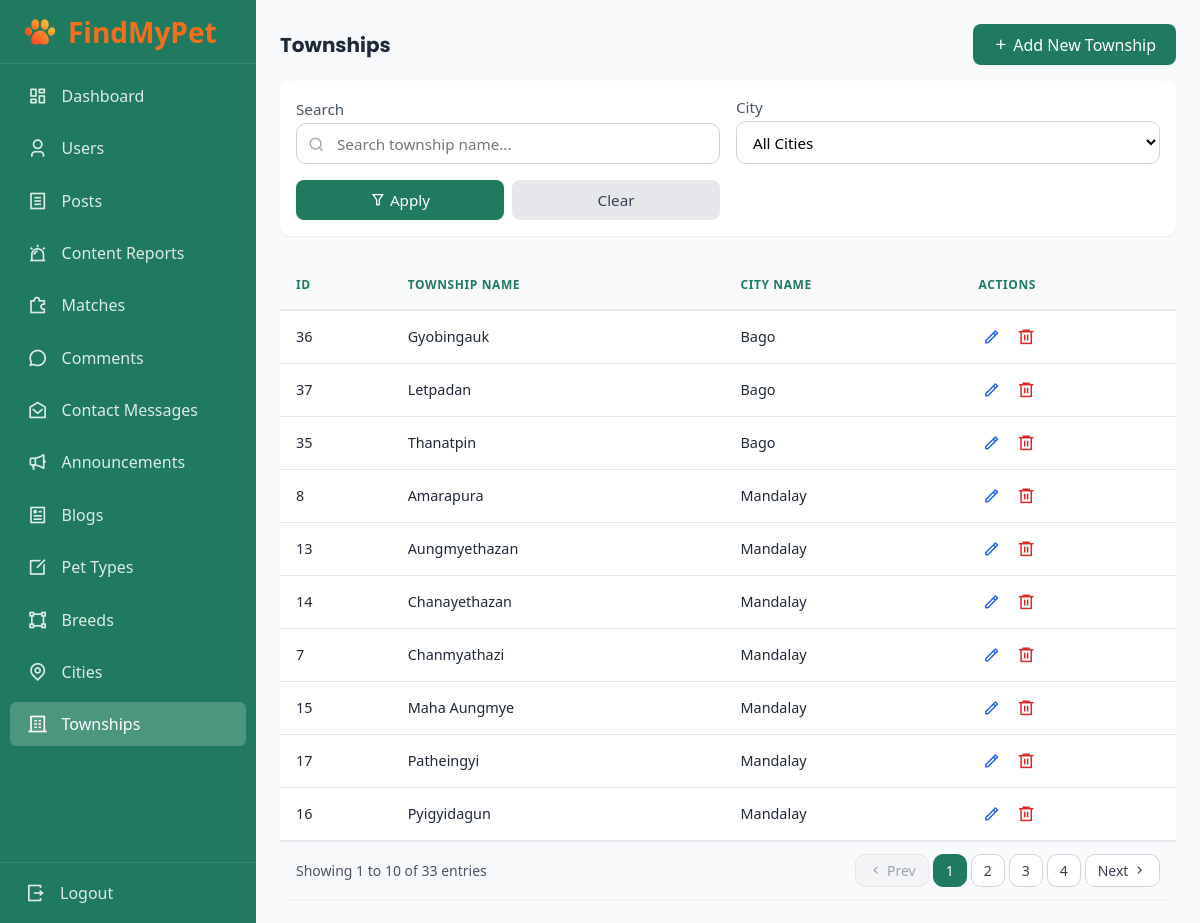
The app's page /admin/townships.php (signed in) with its own data.
### tables this page shows
CREATE TABLE `township` (
  `id` int(11) NOT NULL,
  `city_id` int(11) NOT NULL,
  `township_name` varchar(150) NOT NULL
);

CREATE TABLE `city` (
  `id` int(11) NOT NULL,
  `city_name` varchar(150) NOT NULL
);

### admin/townships.php (the view, shortened to what this page needs)
<?php
require_once "../database/functions.php";
$search = isset($_GET['search']) ? trim($_GET['search']) : '';
$filterCity = $_GET['city_id'] ?? '';
$perPage = 10;
$currentPage = isset($_GET['page']) && is_numeric($_GET['page']) && $_GET['page'] > 0 ? (int)$_GET['page'] : 1;
$offset = ($currentPage - 1) * $perPage;
$totalRecords = getFilteredTownshipsCount($pdo, $search, $filterCity);
$totalPages = ceil($totalRecords / $perPage);
$townships = getFilteredTownships($pdo, $search, $filterCity, $perPage, $offset);
?>
<!DOCTYPE html>
<html lang="en">
<head>
    <link rel="stylesheet" href="../assets/css/style.css">
    <link rel="stylesheet" href="../assets/css/admin.css">
    <link href="https://cdn.jsdelivr.net/npm/remixicon@4.9.0/fonts/remixicon.css" rel="stylesheet" />
</head>
<body class="admin-body">
    <aside id="sidebar">
        <div>
            <div class="logo-container">
                <img src="../uploads/logo.png" alt="Logo" class="sidebar-logo">
                <span>FindMyPet</span>
            </div>
        </div>
        <nav>
            <a href="dashboard.php" class="admin-sidebar-link">
                <i class="ri-dashboard-line"></i>
                <span>Dashboard</span>
            </a>
            <a href="users.php" class="admin-sidebar-link">
                <i class="ri-user-3-line"></i>
                <span>Users</span>
            </a>
            <a href="posts.php" class="admin-sidebar-link">
                <i class="ri-file-list-line"></i>
                <span>Posts</span>
            </a>
            <a href="reports.php" class="admin-sidebar-link">
                <i class="ri-alarm-warning-line"></i>
                <span>Content Reports</span>
            </a>
            <a href="matches.php" class="admin-sidebar-link">
                <i class="ri-puzzle-2-line"></i>
                <span>Matches</span>
            </a>
            <a href="comments.php" class="admin-sidebar-link">
                <i class="ri-chat-3-line"></i>
                <span>Comments</span>
            </a>
            <a href="messages.php" class="admin-sidebar-link">
                <i class="ri-mail-open-line"></i>
                <span>Contact Messages</span>
            </a>
            <a href="announcements.php" class="admin-sidebar-link">
                <i class="ri-megaphone-line"></i>
                <span>Announcements</span>
            </a>
            <a href="blogs.php" class="admin-sidebar-link">
                <i class="ri-article-line"></i>
                <span>Blogs</span>
            </a>
            <a href="pet_types.php" class="admin-sidebar-link">
                <i class="ri-edit-box-line"></i>
                <span>Pet Types</span>
            </a>
            <a href="breeds.php" class="admin-sidebar-link">
                <i class="ri-shape-2-line"></i>
                <span>Breeds</span>
            </a>
            <a href="cities.php" class="admin-sidebar-link">
                <i class="ri-map-pin-line"></i>
                <span>Cities</span>
            </a>
            <a href="townships.php" class="admin-sidebar-link active">
                <i class="ri-building-4-line"></i>
                <span>Townships</span>
            </a>
        </nav>
        <div>
            <a href="logout.php" class="admin-sidebar-link">
                <i class="ri-logout-box-r-line"></i>
                <span>Logout</span>
            </a>
        </div>
    </aside>
    <main class="admin-main">
        <section>
            <div class="admin-header">
                <div class="admin-header-left">
                    <h3 class="admin-header-title">Townships</h3>
                </div>
                <div class="admin-header-right">
                    <button type="button" onclick="document.getElementById('addModal').classList.remove('is-hidden')" class="admin-btn admin-btn-primary primary-btn">
                        <i class="ri-add-line"></i>
                        <span>Add New Township</span>
                    </button>
                </div>
            </div>
            <form method="GET" action="townships.php" class="admin-filter-form">
                <div class="admin-form-grid">
                    <div class="admin-form-group">
                        <label class="admin-label">Search</label>
                        <div class="search-icon-wrapper">
                            <input type="text" name="search" placeholder="Search township name..." class="admin-input-search" value="<?= htmlspecialchars($search) ?>">
                            <i class="ri-search-line"></i>
                        </div>
                    </div>
                    <div class="admin-form-group">
                        <label class="admin-label">City</label>
                        <select name="city_id" class="admin-select admin-filter-select">
                            <option value="">All Cities</option>
                        </select>
                    </div>
                    <div class="admin-form-group form-actions">
                        <button type="submit" class="admin-btn admin-btn-primary form-action-btn">
                            <i class="ri-filter-line"></i> Apply
                        </button>
                        <a href="townships.php" class="admin-btn admin-btn-secondary form-action-btn">
                            Clear
                        </a>
                    </div>
                </div>
            </form>
            <div class="table-card">
                <div class="admin-table-wrapper">
                    <table class="admin-table">
                        <thead>
                            <tr>
                                <th>ID</th>
                                <th>Township Name</th>
                                <th>City Name</th>
                                <th>Actions</th>
                            </tr>
                        </thead>
                        <tbody>
                            <?php if (count($townships) > 0): ?>
                                <?php foreach ($townships as $townshipItem): ?>
                                    <tr>
                                        <td><?= $townshipItem['id']; ?></td>
                                        <td class="td-name"><?= htmlspecialchars($townshipItem['township_name']); ?></td>
                                        <td><?= htmlspecialchars($townshipItem['city_name']); ?></td>
                                        <td>
                                            <div class="admin-action-group">
                                                <button type="button"
                                                        class="admin-action-btn edit review-btn"
                                                        title="Edit"
                                                        onclick="openEditModal(<?= $townshipItem['id'] ?>, <?= $townshipItem['city_id'] ?>, '<?= htmlspecialchars($townshipItem['township_name'], ENT_QUOTES) ?>')">
                                                    <i class="ri-pencil-line"></i>
                                                </button>
                                                <a href="delete_township.php?id=<?= $townshipItem['id']; ?>"
                                                   class="admin-action-btn delete"
                                                   title="Delete"
                                                   onclick="return confirm('Are you sure you want to delete this data?')">
                                                    <i class="ri-delete-bin-6-line"></i>
                                                </a>
                                            </div>
                                        </td>
                                    </tr>
                                <?php endforeach; ?>
                            <?php endif; ?>
                        </tbody>
                    </table>
                </div>
                <?php
                if ($totalPages > 1) {
                    adminPagination($currentPage, $totalPages, $totalRecords, $perPage);
                }
                ?>
            </div>
        </section>
    </main>
</body>
</html>

### assets/css/style.css (style rules this page uses)
* { margin: 0; padding: 0; box-sizing: border-box; font-family: "Segoe UI", Tahoma, Geneva, Verdana, sans-serif; }
body { background-color: #f8fafc; }

### records on screen
township: id "36", township_name "Gyobingauk", city.city_name "Bago"
township: id "37", township_name "Letpadan", city.city_name "Bago"
township: id "35", township_name "Thanatpin", city.city_name "Bago"
township: id "8", township_name "Amarapura", city.city_name "Mandalay"
township: id "13", township_name "Aungmyethazan", city.city_name "Mandalay"
township: id "14", township_name "Chanayethazan", city.city_name "Mandalay"
township: id "7", township_name "Chanmyathazi", city.city_name "Mandalay"
township: id "15", township_name "Maha Aungmye", city.city_name "Mandalay"
township: id "17", township_name "Patheingyi", city.city_name "Mandalay"
township: id "16", township_name "Pyigyidagun", city.city_name "Mandalay"

### other values on screen
min($currentPage * $perPage, $totalRecords) "10"
$totalRecords "33"
$totalPages "4"
